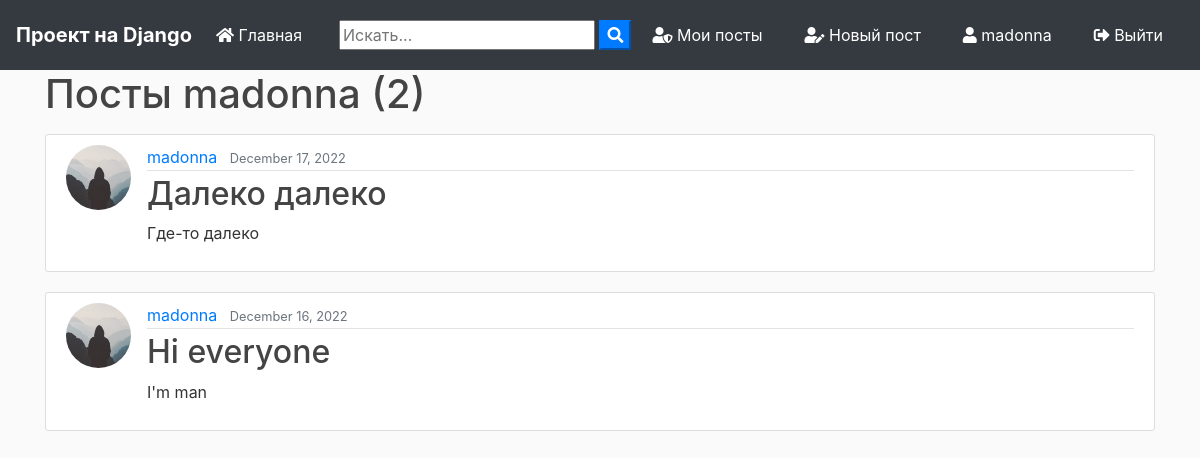
Page /user/madonna (signed in) on the committed database.
### blog/models.py (models this page shows, shortened)
class Post(models.Model):
	title = models.CharField(max_length=100)
	file = models.FileField(null=True,blank=True,upload_to='Files')
	content = models.TextField()
	date_posted = models.DateTimeField(default=timezone.now)
	author = models.ForeignKey(User, on_delete=models.CASCADE)

### users/models.py (models this page shows, shortened)
class Profile(models.Model):
    user = models.OneToOneField(User, on_delete=models.CASCADE)
    image = models.ImageField(default='default.jpg', upload_to='profile_pics')

### blog/views.py (the view)
# urls.py: path('user/<str:username>', UserPostListView.as_view(), name='user-posts'),
class UserPostListView(ListView):
    model = Post
    template_name = 'blog/user_posts.html'  # <app>/<model>_<viewtype>.html
    context_object_name = 'posts'
    paginate_by = 2
    def get_queryset(self):
        user = get_object_or_404(User, username=self.kwargs.get('username'))
        return Post.objects.filter(author=user).order_by('-date_posted')

### blog/templates/blog/user_posts.html (shortened to what this page needs)
{% extends "blog/base.html" %}
{% block content %}
    <h1 class="mb-3">Посты {{ view.kwargs.username }} ({{ page_obj.paginator.count }})</h1>
    {% for post in posts %}
        <article class="media content-section">
          <img class="rounded-circle article-img" src="{{ post.author.profile.image.url }}">
          <div class="media-body">
            <div class="article-metadata">
              <a class="mr-2" href="{% url 'user-posts' post.author.username %}">{{ post.author }}</a>
              <small class="text-muted">{{ post.date_posted|date:"F d, Y" }}</small>
            </div>
            <h2><a class="article-title" href="{% url 'post-detail' post.id %}">{{ post.title }}</a></h2>
            <p class="article-content">{{ post.content }}</p>
          </div>
        </article>
    {% endfor %}
{% endblock content %}

### blog/templates/blog/base.html (shortened to what this page needs)
{% load static %}
<!doctype html>
<html lang="en">
  <head>
    <link rel="stylesheet" href="https://stackpath.bootstrapcdn.com/bootstrap/4.3.1/css/bootstrap.min.css">
    <link rel="stylesheet" href="https://use.fontawesome.com/releases/v5.8.1/css/all.css" >
    <link rel="stylesheet" href="{% static 'blog/main.css' %}">
</head>
  <body>
        <nav class="navbar navbar-expand-lg navbar-dark bg-dark">
                <a class="navbar-brand font-weight-bold" href="{% url 'blog-home' %}">Проект на Django</a>
                <div class="collapse navbar-collapse" id="navbarSupportedContent">
                  <ul class="navbar-nav mr-auto">
                    <li class="nav-item active">
                      <a class="nav-link" href="{% url 'blog-home' %}"><i class="fas fa-home"></i> Главная <span class="sr-only">(current)</span></a>
                    </li>
                  </ul>
                  <form id="searchform" action="{% url 'search' %}" method="get">
                    <input type="text" name="q" type="text" value="{{ request.GET.q }}" placeholder="Искать..." />
                    <button type="button" onclick="searchform.submit()" class=" text-white my-color btn-primary"><i class="fa fa-search"></i></button>
                </form>
                    {% if user.is_authenticated %}
                    <a href="{% url 'user-posts' user %}" class="btn text-white m-2"><i class="fas fa-user-shield"></i> Мои посты</a>
                    <a href="{% url 'post-create' %} " class="btn text-white m-2"><i class="fas fa-user-edit"></i> Новый пост</a>
                    <a href="{% url 'profile' %} " class="btn text-white m-2"><i class="fas fa-user"></i> {{ user.username }}</a>
                    <a href="{% url 'logout' %} " class="btn text-white m-2"><i class="fas fa-sign-out-alt"></i> Выйти</a>
                    {% else %}
                    <a href="{% url 'login' %} " class="btn text-white m-2"><i class="fas fa-user-tie"></i> Войти</a>
                    <a href="{% url 'register' %} " class="btn text-white m-2"> <i class="fas fa-sign-in-alt"></i> Зарегистрироваться</a>
                    {% endif %}
                </div>
              </nav>
      <div class="container my-bg">
    {% block content %}
    {% endblock  %}
</div>
  </body>
</html>

### blog/static/blog/main.css (style rules this page uses)
body { background: #fafafa; color: #333333; margin-top: 0; }
h1, h2, h3, h4, h5, h6 { color: #444444; }
ul { margin: 0; }
.content-section { background: #ffffff; padding: 10px 20px; border: 1px solid #dddddd; border-radius: 3px; margin-bottom: 20px; }
.article-title { color: #444444; }
.article-content { white-space: pre-line; }
.article-img { height: 65px; width: 65px; margin-right: 16px; }
.article-metadata { padding-bottom: 1px; margin-bottom: 4px; border-bottom: 1px solid #e3e3e3 }

### rows in the picture
Post: author.profile.image (placeholder picture), author "madonna", date_posted "December 17, 2022", title "Далеко далеко", content "Где-то далеко"
Post: author.profile.image (placeholder picture), author "madonna", date_posted "December 16, 2022", title "Hi everyone", content "I'm man"

### other values in the picture
{{ user.username }} "madonna"
{{ view.kwargs.username }} "madonna"
{{ page_obj.paginator.count }} "2"
